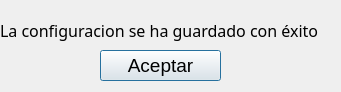
<?xml version="1.0" encoding="UTF-8"?>
<ui version="4.0">
 <class>Dialog</class>
 <widget class="QDialog" name="Dialog">
  <property name="geometry">
   <rect>
    <x>0</x>
    <y>0</y>
    <width>341</width>
    <height>92</height>
   </rect>
  </property>
  <property name="windowTitle">
   <string>Dialog</string>
  </property>
  <widget class="QLabel" name="label">
   <property name="geometry">
    <rect>
     <x>0</x>
     <y>-10</y>
     <width>461</width>
     <height>81</height>
    </rect>
   </property>
   <property name="font">
    <font>
     <family>Montserrat</family>
     <pointsize>12</pointsize>
    </font>
   </property>
   <property name="text">
    <string>La configuracion se ha guardado con éxito</string>
   </property>
   <property name="textFormat">
    <enum>Qt::AutoText</enum>
   </property>
  </widget>
  <widget class="QPushButton" name="pushButton">
   <property name="geometry">
    <rect>
     <x>100</x>
     <y>50</y>
     <width>121</width>
     <height>31</height>
    </rect>
   </property>
   <property name="font">
    <font>
     <pointsize>14</pointsize>
    </font>
   </property>
   <property name="text">
    <string>Aceptar</string>
   </property>
  </widget>
 </widget>
 <resources/>
 <connections/>
</ui>
